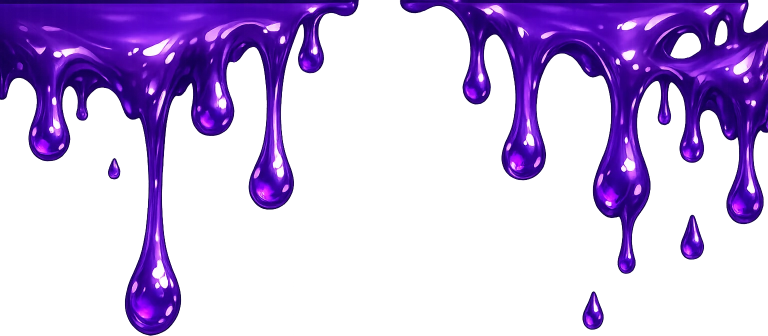
#> input picture client/src/assets/ooze-drip-alt.webp, 1536 x 671 px, given in place of ooze-header.png, which was not available (shown at 1/2 size)
$ python decheck.py
#> lines starting #> are read from the running program, lines starting #| are printed output that depends on the picture; after the words box and inside, x2 and y2 are one past the last pixel; in counts of white or black regions, pixels touching at a corner belong together; pictures that were not available may be replaced by others from this repository, and a replacement may not be noted
from PIL import Image, ImageFilter
import numpy as np
from scipy.ndimage import uniform_filter, binary_fill_holes, binary_closing

SRC = 'client/src/assets/ooze-header.png'
OUT = 'client/src/assets/ooze-drip-top.png'

im = Image.open(SRC).convert('RGB')
P = np.array(im).astype(np.float32)
H, W, _ = P.shape
#> H = 671; W = 1536
yy, xx = np.mgrid[0:H, 0:W]
cell = ((yy - 36) // 46 + xx // 46) % 2
c = np.where(cell == 0, 208.0, 164.0)
sign = np.where(cell == 0, 1.0, -1.0)

lum = P.mean(2)
corr = uniform_filter((lum - uniform_filter(lum, 92)) * sign, 92)
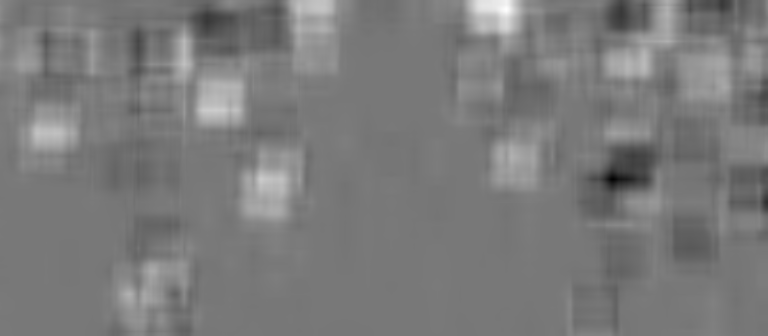
#> corr: shape (671, 1536) float64 (shown at 1/2 size); min -24.07, max 26.92, mean 0.5; drawn with min black and max white
k = np.clip(corr / 22.0, 0.0, 1.0)  # 1 - alpha
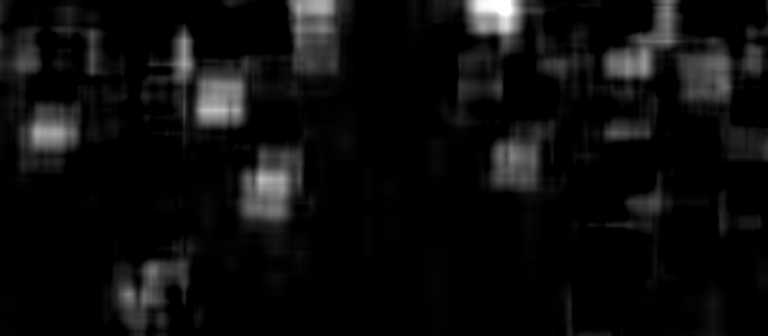
#> k: shape (671, 1536) float64 (shown at 1/2 size); min 0, max 1, mean 0.0527
k = uniform_filter(k, 8)
A = np.clip(1.0 - k, 0.0, 1.0)

O = (P - k[..., None] * c[..., None]) / np.maximum(A, 0.06)[..., None]
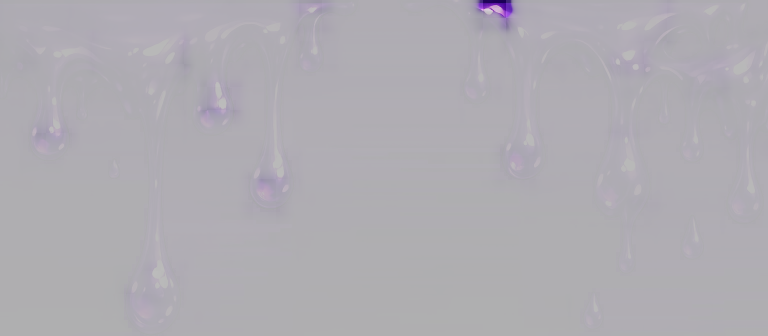
#> O: shape (671, 1536, 3) float64 (shown at 1/2 size); mean R, G, B 66.2, 15.3, 139.1; drawn with min black and max white
O = np.clip(O, 0, 255)

sat = (P.max(2) - P.min(2))
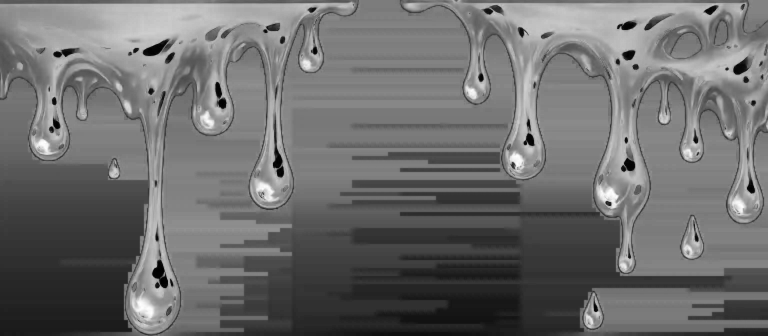
#> sat: shape (671, 1536) float32 (shown at 1/2 size); min 0, max 255, mean 109.1
sil = binary_fill_holes(binary_closing(sat > 14, np.ones((5, 5))))
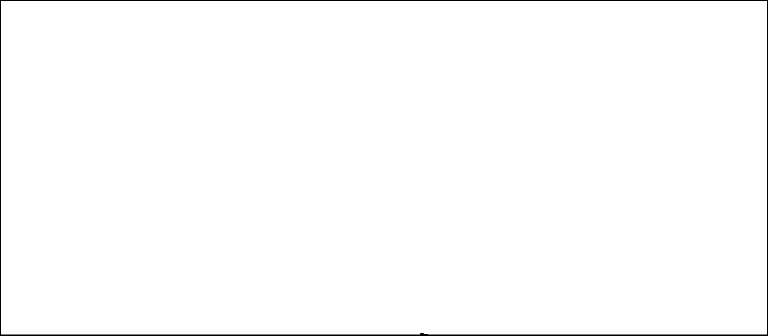
#> sil: shape (671, 1536) bool (shown at 1/2 size); 99.1% white; 1 black region, box (x1, y1, x2, y2) and area: (0, 0, 1536, 671) 8842
alpha = np.where(sil, A * 255.0, 0.0)
alpha = np.array(Image.fromarray(alpha.astype(np.uint8)).filter(ImageFilter.GaussianBlur(1.2))).astype(np.float32)

img = Image.fromarray(np.dstack([O.astype(np.uint8), np.clip(alpha, 0, 255).astype(np.uint8)]), 'RGBA')
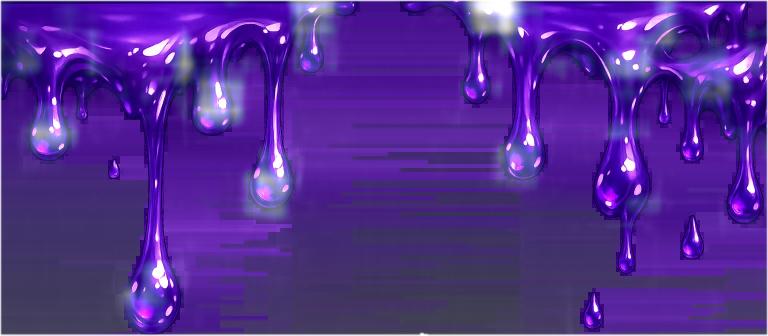
#> img: PIL image 1536x671 RGBA (shown at 1/2 size); mean R, G, B, A 70, 28.9, 138.5, 239; transparent parts drawn white
a8 = np.clip(alpha, 0, 255).astype(np.uint8)
ys = np.where(a8.max(1) > 10)[0]
#> ys = 671 values from 0 to 670
xs = np.where(a8.max(0) > 10)[0]
#> xs = 1536 values from 0 to 1535
img = img.crop((xs.min(), ys.min(), xs.max() + 1, ys.max() + 1))
img.save(OUT)
print('saved', img.size)
#| saved (1536, 671)

bg = Image.new('RGBA', img.size, (16, 11, 26, 255))
bg.alpha_composite(img)
bg.thumbnail((800, 800))
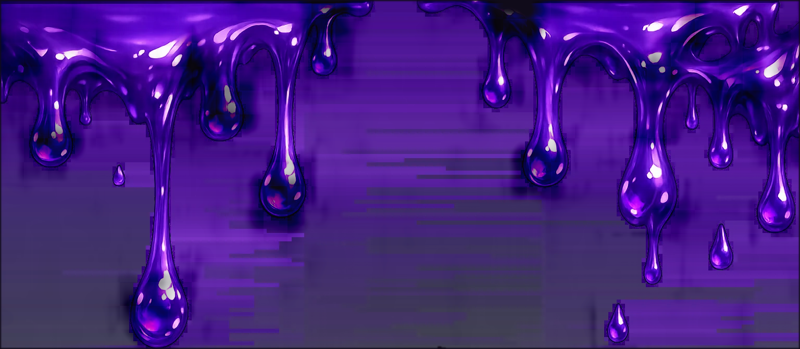
#> bg: PIL image 800x349 RGBA; mean R, G, B, A 68, 28.6, 131.4, 255
bg.convert('RGB').save('/tmp/check_top.jpg', quality=88)

$ run again, on client/src/assets/ooze-drip-rail.webp
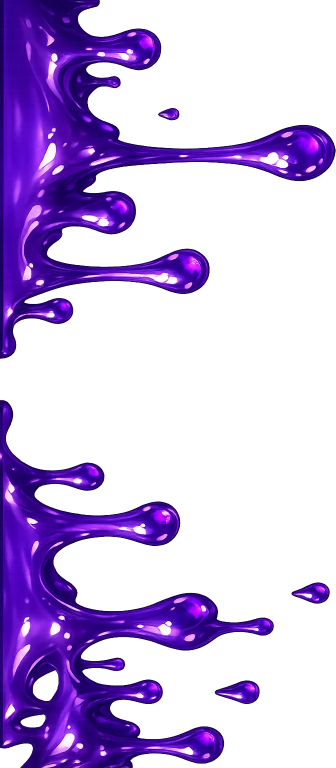
#> input picture client/src/assets/ooze-drip-rail.webp, 671 x 1536 px, given in place of ooze-header.png, which was not available (shown at 1/2 size)
#> `sil = binary_fill_holes(binary_closing(sat > 14, np.ones((5, 5))))`:
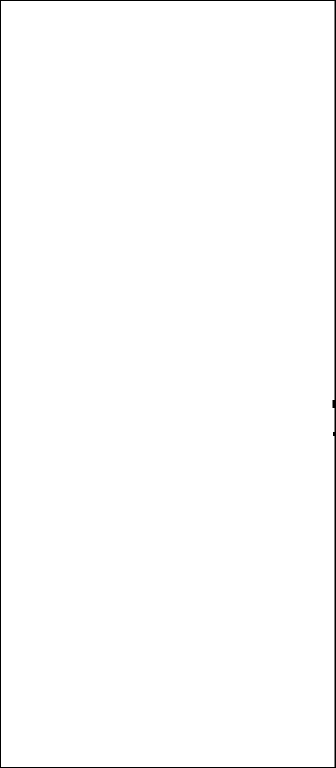
#> sil: shape (1536, 671) bool (shown at 1/2 size); 99.1% white; 1 black region, box (x1, y1, x2, y2) and area: (0, 0, 671, 1536) 8900
#> ys = 1536 values from 0 to 1535
#> xs = 671 values from 0 to 670
#| saved (671, 1536)
#> `bg.thumbnail((800, 800))`:
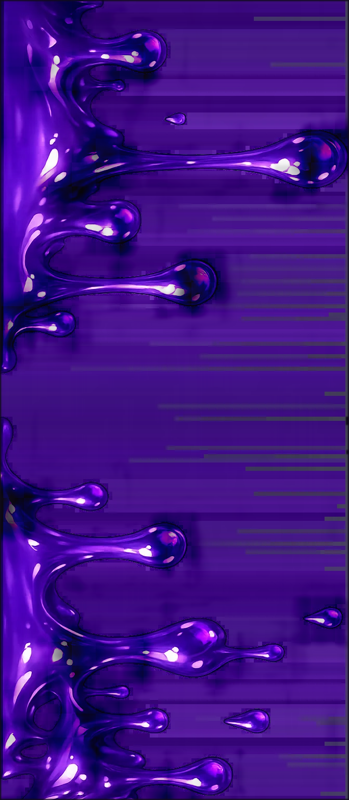
#> bg: PIL image 349x800 RGBA; mean R, G, B, A 63.6, 16.9, 134.2, 255
